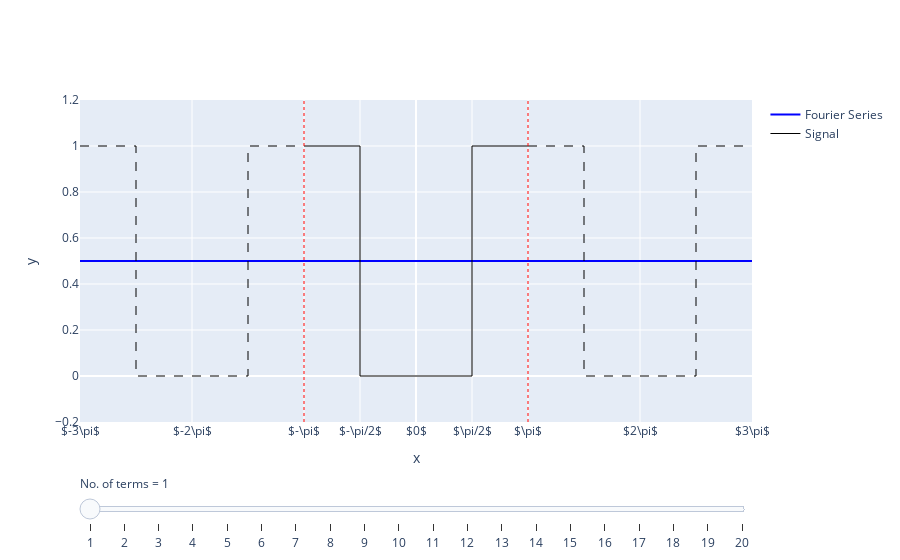

Notebook cell for this chart:
### Code cell
import plotly.graph_objects as go
import numpy as np

N  = 20
yr = [-0.2, 1.2]

# Original signal
x0 = np.array([-np.pi,-np.pi/2,-np.pi/2,np.pi/2,np.pi/2,np.pi])
y0 = np.array([1,1,0,0,1,1])

# Fourier series
Nx = 1001
xx = np.linspace(-3*np.pi, 3*np.pi, Nx)
fs = np.zeros((N, Nx))

_cc = 0.5 * np.ones_like(xx)
fs[0] = _cc
for _i in range(1,N):
    _cc += (-1)**_i * 2/np.pi * np.cos((2*_i-1)*xx)/(2*_i-1)
    fs[_i] = _cc

# Make the plots
fig = go.Figure()

# Add traces, one for each slider step
for _i in range(N):
    fig.add_trace(
        go.Scatter(
            visible=False, line=dict(color="blue", width=2),
            name="Fourier Series", x=xx, y=fs[_i]))
fig.data[0].visible = True
fig.add_trace(go.Scatter(
    visible=True, line=dict(color="black", width=1), mode='lines',
    name="Signal", x=x0, y=y0))
fig.add_trace(go.Scatter(
    visible=True, line=dict(color="black", width=1, dash='dash'), mode='lines',
    x=x0-2*np.pi, y=y0, showlegend=False))
fig.add_trace(go.Scatter(
    visible=True, line=dict(color="black", width=1, dash='dash'), mode='lines',
    x=x0+2*np.pi, y=y0, showlegend=False))
fig.add_trace(go.Scatter(
    visible=True, line=dict(color="red", width=1, dash='dot'), mode='lines',
    x=[-np.pi,-np.pi], y=yr, showlegend=False))
fig.add_trace(go.Scatter(
    visible=True, line=dict(color="red", width=1, dash='dot'), mode='lines',
    x=[np.pi,np.pi], y=yr, showlegend=False))

# Create and add slider
steps = []
for i in range(N):
    step = dict(
        method="update",
        args=[{"visible": [False] * N + [True]*5}],
        label=f"{i+1}"
    )
    step["args"][0]["visible"][i] = True
    steps.append(step)

sliders = [dict(
    active=0,
    currentvalue={"prefix": "No. of terms = "},
    pad={"t": 50},
    steps=steps
)]

fig.update_layout(
    sliders=sliders,
    xaxis_title="x",
    yaxis_title="y",
    xaxis = dict(
        tickmode = 'array',
        tickvals = [-3*np.pi, -2*np.pi, -np.pi, -np.pi/2, 0, np.pi/2, np.pi, 2*np.pi, 3*np.pi],
        ticktext = ['$-3\pi$', '$-2\pi$', '$-\pi$', '$-\pi/2$', '$0$', '$\pi/2$', '$\pi$', '$2\pi$', '$3\pi$']))
fig.update_yaxes(range=yr)

fig.show()

### Figure 1 — Plotly figure (JSON) as saved in the notebook; plotly's stock layout.template omitted (floating-point values rounded to 4 significant figures; data arrays with more than 128 entries replaced by an {"elided": "..."} marker saying what was removed)
{"data": [{"line": {"color": "blue", "width": 2}, "name": "Fourier Series", "type": "scatter", "visible": true, "x": {"elided": "1001 float values"}, "y": {"elided": "1001 float values"}}, {"line": {"color": "blue", "width": 2}, "name": "Fourier Series", "type": "scatter", "visible": false, "x": {"elided": "1001 float values"}, "y": {"elided": "1001 float values"}}, {"line": {"color": "blue", "width": 2}, "name": "Fourier Series", "type": "scatter", "visible": false, "x": {"elided": "1001 float values"}, "y": {"elided": "1001 float values"}}, {"line": {"color": "blue", "width": 2}, "name": "Fourier Series", "type": "scatter", "visible": false, "x": {"elided": "1001 float values"}, "y": {"elided": "1001 float values"}}, {"line": {"color": "blue", "width": 2}, "name": "Fourier Series", "type": "scatter", "visible": false, "x": {"elided": "1001 float values"}, "y": {"elided": "1001 float values"}}, {"line": {"color": "blue", "width": 2}, "name": "Fourier Series", "type": "scatter", "visible": false, "x": {"elided": "1001 float values"}, "y": {"elided": "1001 float values"}}, {"line": {"color": "blue", "width": 2}, "name": "Fourier Series", "type": "scatter", "visible": false, "x": {"elided": "1001 float values"}, "y": {"elided": "1001 float values"}}, {"line": {"color": "blue", "width": 2}, "name": "Fourier Series", "type": "scatter", "visible": false, "x": {"elided": "1001 float values"}, "y": {"elided": "1001 float values"}}, {"line": {"color": "blue", "width": 2}, "name": "Fourier Series", "type": "scatter", "visible": false, "x": {"elided": "1001 float values"}, "y": {"elided": "1001 float values"}}, {"line": {"color": "blue", "width": 2}, "name": "Fourier Series", "type": "scatter", "visible": false, "x": {"elided": "1001 float values"}, "y": {"elided": "1001 float values"}}, {"line": {"color": "blue", "width": 2}, "name": "Fourier Series", "type": "scatter", "visible": false, "x": {"elided": "1001 float values"}, "y": {"elided": "1001 float values"}}, {"line": {"color": "blue", "width": 2}, "name": "Fourier Series", "type": "scatter", "visible": false, "x": {"elided": "1001 float values"}, "y": {"elided": "1001 float values"}}, {"line": {"color": "blue", "width": 2}, "name": "Fourier Series", "type": "scatter", "visible": false, "x": {"elided": "1001 float values"}, "y": {"elided": "1001 float values"}}, {"line": {"color": "blue", "width": 2}, "name": "Fourier Series", "type": "scatter", "visible": false, "x": {"elided": "1001 float values"}, "y": {"elided": "1001 float values"}}, {"line": {"color": "blue", "width": 2}, "name": "Fourier Series", "type": "scatter", "visible": false, "x": {"elided": "1001 float values"}, "y": {"elided": "1001 float values"}}, {"line": {"color": "blue", "width": 2}, "name": "Fourier Series", "type": "scatter", "visible": false, "x": {"elided": "1001 float values"}, "y": {"elided": "1001 float values"}}, {"line": {"color": "blue", "width": 2}, "name": "Fourier Series", "type": "scatter", "visible": false, "x": {"elided": "1001 float values"}, "y": {"elided": "1001 float values"}}, {"line": {"color": "blue", "width": 2}, "name": "Fourier Series", "type": "scatter", "visible": false, "x": {"elided": "1001 float values"}, "y": {"elided": "1001 float values"}}, {"line": {"color": "blue", "width": 2}, "name": "Fourier Series", "type": "scatter", "visible": false, "x": {"elided": "1001 float values"}, "y": {"elided": "1001 float values"}}, {"line": {"color": "blue", "width": 2}, "name": "Fourier Series", "type": "scatter", "visible": false, "x": {"elided": "1001 float values"}, "y": {"elided": "1001 float values"}}, {"line": {"color": "black", "width": 1}, "mode": "lines", "name": "Signal", "type": "scatter", "visible": true, "x": [-3.142, -1.571, -1.571, 1.571, 1.571, 3.142], "y": [1, 1, 0, 0, 1, 1]}, {"line": {"color": "black", "dash": "dash", "width": 1}, "mode": "lines", "showlegend": false, "type": "scatter", "visible": true, "x": [-9.425, -7.854, -7.854, -4.712, -4.712, -3.142], "y": [1, 1, 0, 0, 1, 1]}, {"line": {"color": "black", "dash": "dash", "width": 1}, "mode": "lines", "showlegend": false, "type": "scatter", "visible": true, "x": [3.142, 4.712, 4.712, 7.854, 7.854, 9.425], "y": [1, 1, 0, 0, 1, 1]}, {"line": {"color": "red", "dash": "dot", "width": 1}, "mode": "lines", "showlegend": false, "type": "scatter", "visible": true, "x": [-3.142, -3.142], "y": [-0.2, 1.2]}, {"line": {"color": "red", "dash": "dot", "width": 1}, "mode": "lines", "showlegend": false, "type": "scatter", "visible": true, "x": [3.142, 3.142], "y": [-0.2, 1.2]}], "layout": {"sliders": [{"active": 0, "currentvalue": {"prefix": "No. of terms = "}, "pad": {"t": 50}, "steps": [{"args": [{"visible": [true, false, false, false, false, false, false, false, false, false, false, false, false, false, false, false, false, false, false, false, true, true, true, true, true]}], "label": "1", "method": "update"}, {"args": [{"visible": [false, true, false, false, false, false, false, false, false, false, false, false, false, false, false, false, false, false, false, false, true, true, true, true, true]}], "label": "2", "method": "update"}, {"args": [{"visible": [false, false, true, false, false, false, false, false, false, false, false, false, false, false, false, false, false, false, false, false, true, true, true, true, true]}], "label": "3", "method": "update"}, {"args": [{"visible": [false, false, false, true, false, false, false, false, false, false, false, false, false, false, false, false, false, false, false, false, true, true, true, true, true]}], "label": "4", "method": "update"}, {"args": [{"visible": [false, false, false, false, true, false, false, false, false, false, false, false, false, false, false, false, false, false, false, false, true, true, true, true, true]}], "label": "5", "method": "update"}, {"args": [{"visible": [false, false, false, false, false, true, false, false, false, false, false, false, false, false, false, false, false, false, false, false, true, true, true, true, true]}], "label": "6", "method": "update"}, {"args": [{"visible": [false, false, false, false, false, false, true, false, false, false, false, false, false, false, false, false, false, false, false, false, true, true, true, true, true]}], "label": "7", "method": "update"}, {"args": [{"visible": [false, false, false, false, false, false, false, true, false, false, false, false, false, false, false, false, false, false, false, false, true, true, true, true, true]}], "label": "8", "method": "update"}, {"args": [{"visible": [false, false, false, false, false, false, false, false, true, false, false, false, false, false, false, false, false, false, false, false, true, true, true, true, true]}], "label": "9", "method": "update"}, {"args": [{"visible": [false, false, false, false, false, false, false, false, false, true, false, false, false, false, false, false, false, false, false, false, true, true, true, true, true]}], "label": "10", "method": "update"}, {"args": [{"visible": [false, false, false, false, false, false, false, false, false, false, true, false, false, false, false, false, false, false, false, false, true, true, true, true, true]}], "label": "11", "method": "update"}, {"args": [{"visible": [false, false, false, false, false, false, false, false, false, false, false, true, false, false, false, false, false, false, false, false, true, true, true, true, true]}], "label": "12", "method": "update"}, {"args": [{"visible": [false, false, false, false, false, false, false, false, false, false, false, false, true, false, false, false, false, false, false, false, true, true, true, true, true]}], "label": "13", "method": "update"}, {"args": [{"visible": [false, false, false, false, false, false, false, false, false, false, false, false, false, true, false, false, false, false, false, false, true, true, true, true, true]}], "label": "14", "method": "update"}, {"args": [{"visible": [false, false, false, false, false, false, false, false, false, false, false, false, false, false, true, false, false, false, false, false, true, true, true, true, true]}], "label": "15", "method": "update"}, {"args": [{"visible": [false, false, false, false, false, false, false, false, false, false, false, false, false, false, false, true, false, false, false, false, true, true, true, true, true]}], "label": "16", "method": "update"}, {"args": [{"visible": [false, false, false, false, false, false, false, false, false, false, false, false, false, false, false, false, true, false, false, false, true, true, true, true, true]}], "label": "17", "method": "update"}, {"args": [{"visible": [false, false, false, false, false, false, false, false, false, false, false, false, false, false, false, false, false, true, false, false, true, true, true, true, true]}], "label": "18", "method": "update"}, {"args": [{"visible": [false, false, false, false, false, false, false, false, false, false, false, false, false, false, false, false, false, false, true, false, true, true, true, true, true]}], "label": "19", "method": "update"}, {"args": [{"visible": [false, false, false, false, false, false, false, false, false, false, false, false, false, false, false, false, false, false, false, true, true, true, true, true, true]}], "label": "20", "method": "update"}]}], "xaxis": {"tickmode": "array", "ticktext": ["$-3\\pi$", "$-2\\pi$", "$-\\pi$", "$-\\pi/2$", "$0$", "$\\pi/2$", "$\\pi$", "$2\\pi$", "$3\\pi$"], "tickvals": [-9.425, -6.283, -3.142, -1.571, 0, 1.571, 3.142, 6.283, 9.425], "title": {"text": "x"}}, "yaxis": {"range": [-0.2, 1.2], "title": {"text": "y"}}}}
